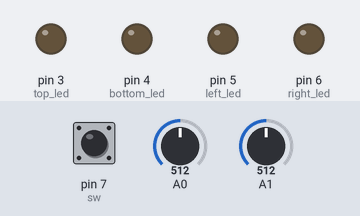
This sketch was run on a simulated Arduino Uno, built with avr-gcc and run on an emulated ATmega328P. On the bench: output pins drawn as LEDs (lit = HIGH). The test bench sets the inputs (shaded band); at power-on: A0 = 512, A1 = 512, pin 7 (sw) HIGH. What the sketch prints to the serial monitor is not drawn.

Above: at 2.2 s.
2.3 s: A0 set to 532
3.8 s: A0 set to 569
At 4.9 s:
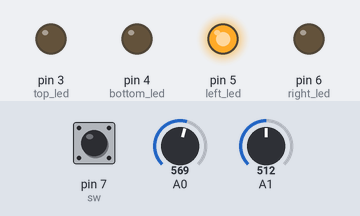
5.5 s: A1 set to 460
7.0 s: A1 set to 431
At 7.4 s:
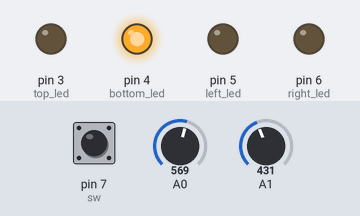
8.5 s: A1 set to 610
At 9.7 s:
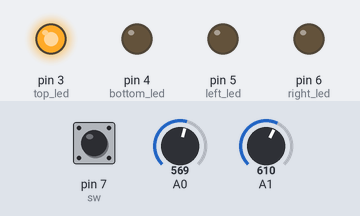
10.0 s: A1 set to 584
At 11.1 s:
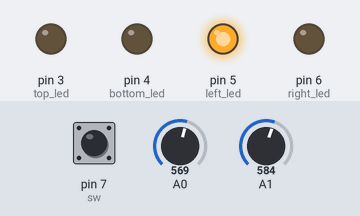
Timing chart, 0 to 12.5 s (numbered marks = the images above; inputs shaded):
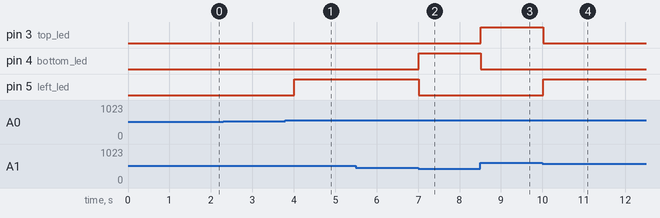

The sketch:

JoyStick.ino
```cpp
// 조이스틱을 이용한 상,하,좌,우 판단
// 해당 방향의 LED 점등
int sw=7;
int xValue = 0;
int yValue = 0;

int top_led = 3;
int bottom_led = 4;
int left_led = 5;
int right_led = 6;


void setup()
{
	Serial.begin(9600);
	pinMode(sw, INPUT_PULLUP);
	pinMode(top_led, OUTPUT);
	pinMode(right_led, OUTPUT);
	pinMode(left_led, OUTPUT);
	pinMode(bottom_led, OUTPUT);
	delay(1000);
}

void loop()
{
	Serial.print("X축:");
	Serial.print(analogRead(A0)); //X축 값 출력
	Serial.print("\t");
	Serial.print("Y축:");
	Serial.print(analogRead(A1)); //Y축 값 출력
	Serial.print("\n");
	Serial.print("스위치:");
	Serial.print(digitalRead(sw));
	Serial.print("\n");

	xValue = analogRead(A0);
	yValue = analogRead(A1);

	if( xValue <= 550 && xValue >= 516 && yValue == 521)
	{
		Serial.print("중앙\t");
	}

	if(xValue > 550)
	{
		Serial.print("좌\t");
		digitalWrite(left_led, HIGH);
		digitalWrite(bottom_led, LOW);
		digitalWrite(right_led, LOW);
		digitalWrite(top_led, LOW);
	}
	else if(xValue < 450)
	{
		Serial.print("우\t");
		digitalWrite(right_led, HIGH);
		digitalWrite(bottom_led, LOW);
		digitalWrite(left_led, LOW);
		digitalWrite(top_led, LOW);
	}

	if(yValue > 600)
	{
		Serial.println("상");
		digitalWrite(top_led, HIGH);
		digitalWrite(bottom_led, LOW);
		digitalWrite(right_led, LOW);
		digitalWrite(left_led, LOW);
	}
	else if(yValue < 450)
	{
		Serial.println("하");
		digitalWrite(bottom_led, HIGH);
		digitalWrite(right_led, LOW);
		digitalWrite(left_led, LOW);
		digitalWrite(top_led, LOW);
	}

	delay(500);
}
```

Measured:
- the behaviour switches between 550 and 551 on A0 (found by bisection; images 0 and 1)
- the behaviour switches between 450 and 449 on A1 (found by bisection; images 1 and 2)
- the behaviour switches between 601 and 600 on A1 (found by bisection; images 3 and 4)
- after the input at 2.3 s, every drawn part: stays the same
- after the input at 3.8 s, pin 5 (left_led): LOW → HIGH after 0.21 s
- after the input at 5.5 s, every drawn part: stays the same
- after the input at 7.0 s, pin 4 (bottom_led): LOW → HIGH at once; pin 5 (left_led): HIGH → LOW at once
- after the input at 8.5 s, pin 3 (top_led): LOW → HIGH at once; pin 4 (bottom_led): HIGH → LOW at once
- after the input at 10.0 s, pin 3 (top_led): HIGH → LOW at once; pin 5 (left_led): LOW → HIGH at once
